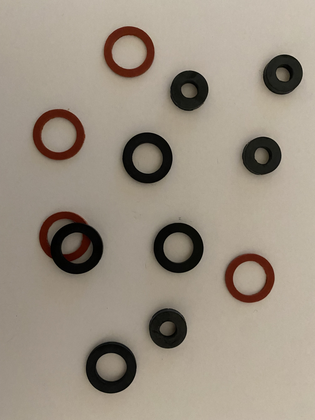
%> input picture part_2/w2.png, 315 x 420 px, shrunk from 3024 x 4032 before the run
$ octave part_2.m   (GNU Octave 9; MATLAB toolbox functions it lacks are replaced by stand-ins)
%> lines starting %> are read from the running program, lines starting %| are printed output that depends on the picture; in (x1, y1, x2, y2) boxes, pixels count from 0 and x2, y2 are one past the last pixel; in counts of white or black regions, pixels touching at a corner belong together; the program's own positions count from 1
clear; close all;

 tic

%% Import and display original image

I = imread('w2.png');
%> I is the input picture: size 420x315x3 uint8; mean R, G, B 156, 145.5, 131.4

figure(1); imshow(I,[]); title('Original Image')


% Separate the image into each color channel as the color inputs

r_input = I(:,:,1);

g_input = I(:,:,2);
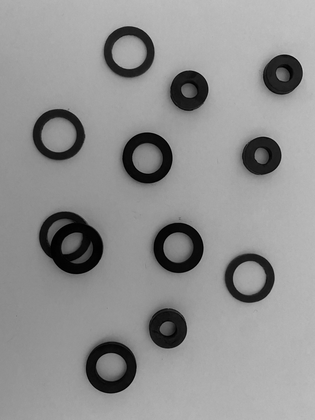
%> g_input: size 420x315 uint8; min 0, max 202, mean 145.5

b_input = I(:,:,3);


figure(2);

gray_image = rgb2gray(I);

subplot(2,2,1); imshow(gray_image,[]); title('All Channels')

subplot(2,2,2); imshow(r_input,[]); title('Red Channel')

subplot(2,2,3); imshow(g_input,[]); title('Green Channel')

subplot(2,2,4); imshow(b_input,[]); title('Blue Channel')


%% Median Filter to get rid of lines in background

r_filtered = medfilt2(r_input, [15 15]);
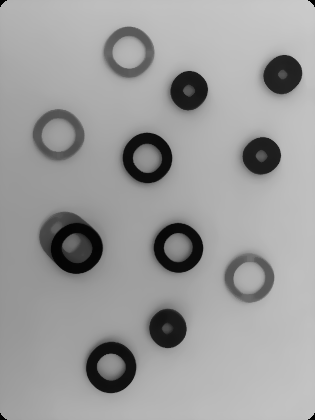
%> r_filtered: size 420x315 uint8; min 0, max 202, mean 156.3

g_filtered = medfilt2(g_input, [15 15]);
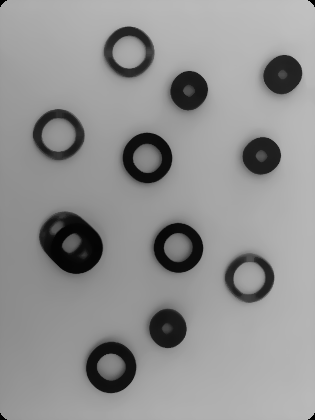
%> g_filtered: size 420x315 uint8; min 0, max 193, mean 145.9

b_filtered = medfilt2(b_input, [15 15]);


im_filtered(:,:,1) = r_filtered;  % Recombines filtered channels into single filtered image

im_filtered(:,:,2) = g_filtered;

im_filtered(:,:,3) = b_filtered;
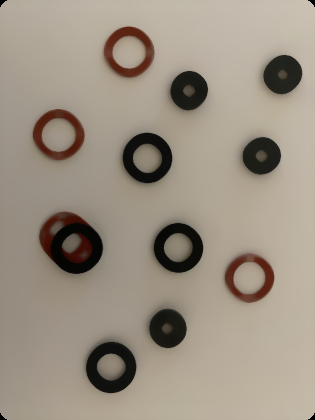
%> im_filtered: size 420x315x3 uint8; mean R, G, B 156.3, 145.9, 131.8

gray_filtered = rgb2gray(im_filtered);


figure(3);

subplot(2,2,1); imshow(gray_filtered,[]); title('Median Filtered All Channel')

subplot(2,2,2); imshow(r_filtered,[]); title('Median Filtered Red Channel')

subplot(2,2,3); imshow(g_filtered,[]); title('Median Filtered Green Channel')

subplot(2,2,4); imshow(b_filtered,[]); title('Median Filtered Blue Channel')


%% Canny edge detection

r_im = double(r_filtered);  % Converts to double for edge detection algorithm

g_im = double(g_filtered);

b_im = double(b_filtered);

gray_im = double(gray_filtered);


gray_edge = edge(gray_im,'canny',0.2,10);
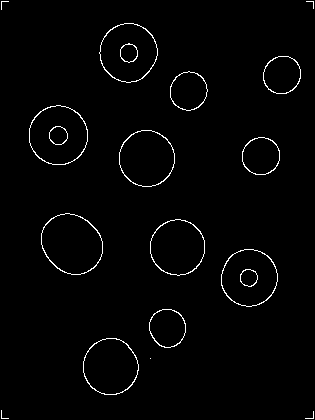
%> gray_edge: size 420x315 logical; 1.7% white in thin lines or dots

% red_edge = edge(r_im,'canny',0.5,10);

% green_edge = edge(g_im,'canny',0.5,10);

% blue_edge = edge(b_im,'canny',0.5,10);


figure(4); imshow(gray_edge); title('Gray Canny Edge')


%% Dilate Image

se = strel('line',10,15);

G = imdilate(gray_edge,se);
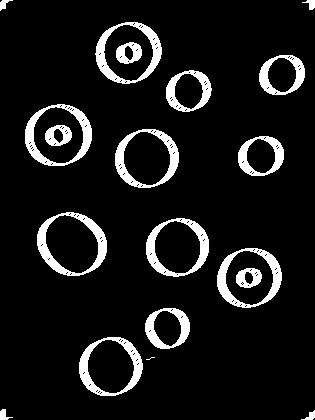
%> G: size 420x315 logical; 9.4% white; 19 white regions (1 under 20 px), largest, box (x1, y1, x2, y2) and area: (37, 212, 107, 276) 1246, (25, 104, 92, 166) 1172, (95, 22, 162, 84) 1166

figure(5); imshow(G,[]); title('Dilated Edges')


bc = gray_filtered-g_filtered;
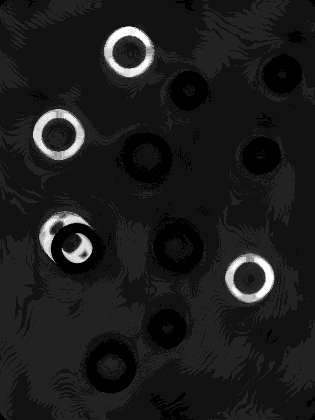
%> bc: size 420x315 uint8; min 0, max 15, mean 1.6; drawn with min black and max white

figure(6); imshow(bc,[]); title('Brightened Color Distinction for Classification')  % Makes the red washers really bright and easily distinguishable


%% Hough Transform for cirlce detection

len = max(size(I)); % Uses image size to scale our thresholds for circle radii
%> len = 420

min_radius_range = round(len/80);
%> min_radius_range = 5

max_radius_range = round(len/12);
%> max_radius_range = 35

%> (the run ends here)

$ run again, with part_2/w1.png copied over part_2/w2.png
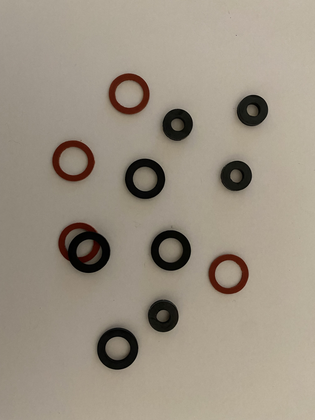
%> input picture part_2/w1.png, 315 x 420 px, shrunk from 3024 x 4032 before the run
%> I is the input picture: size 420x315x3 uint8; mean R, G, B 156.3, 146.4, 131.8
%> `gray_edge = edge(gray_im,'canny',0.2,10);`:
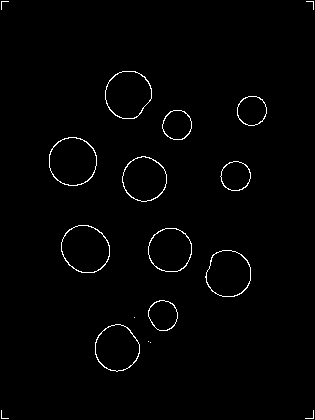
%> gray_edge: size 420x315 logical; 1.3% white in thin lines or dots
%> G: size 420x315 logical; 6.9% white; 16 white regions (1 under 20 px), largest, box (x1, y1, x2, y2) and area: (45, 136, 101, 187) 973, (57, 224, 114, 274) 973, (101, 70, 156, 120) 949
%> `bc = gray_filtered-g_filtered;`:
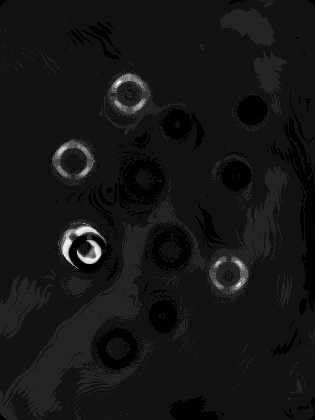
%> bc: size 420x315 uint8; min 0, max 14, mean 1.17; drawn with min black and max white

$ run again, with part_2/w4.png copied over part_2/w2.png
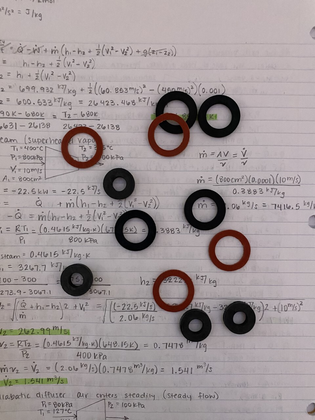
%> input picture part_2/w4.png, 315 x 420 px, shrunk from 960 x 1280 before the run
%> I is the input picture: size 420x315x3 uint8; mean R, G, B 160.6, 151.2, 152.6
%> `gray_edge = edge(gray_im,'canny',0.2,10);`:
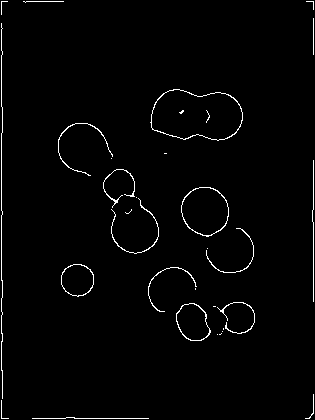
%> gray_edge: size 420x315 logical; 1.8% white in thin lines or dots
%> G: size 420x315 logical; 9.8% white; 20 white regions (1 under 20 px), largest, box (x1, y1, x2, y2) and area: (0, 22, 13, 420) 2477, (99, 168, 163, 255) 1683, (172, 301, 259, 342) 1463
%> `bc = gray_filtered-g_filtered;`:
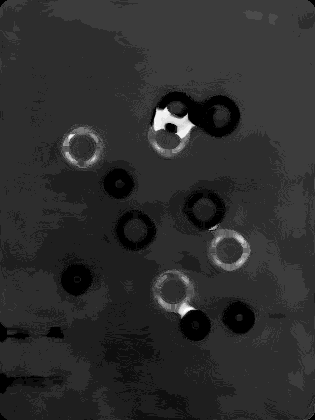
%> bc: size 420x315 uint8; min 0, max 17, mean 2.95; drawn with min black and max white
